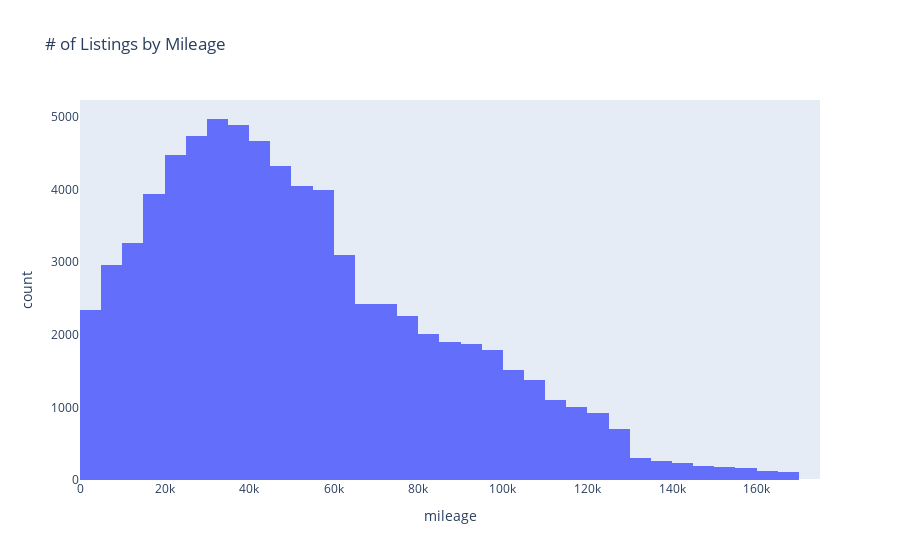

Source (notebook cell):
### Markdown cell above
#### **Mileage Histogram**

### Code cell
fig = px.histogram(training_data, x='mileage', nbins=50, title='# of Listings by Mileage')
fig.update_yaxes(showgrid=False)

### Figure 1 — Plotly figure (JSON) as saved in the notebook; plotly's stock layout.template omitted (floating-point values rounded to 4 significant figures; data arrays with more than 128 entries replaced by an {"elided": "..."} marker saying what was removed)
{"data": [{"alignmentgroup": "True", "bingroup": "x", "hovertemplate": "mileage=%{x}<br>count=%{y}<extra></extra>", "legendgroup": "", "marker": {"color": "#636efa", "pattern": {"shape": ""}}, "name": "", "nbinsx": 50, "offsetgroup": "", "orientation": "v", "showlegend": false, "type": "histogram", "x": {"elided": "74595 int values"}, "xaxis": "x", "yaxis": "y"}], "layout": {"barmode": "relative", "legend": {"tracegroupgap": 0}, "title": {"text": "# of Listings by Mileage"}, "xaxis": {"anchor": "y", "domain": [0, 1], "title": {"text": "mileage"}}, "yaxis": {"anchor": "x", "domain": [0, 1], "showgrid": false, "title": {"text": "count"}}}}
